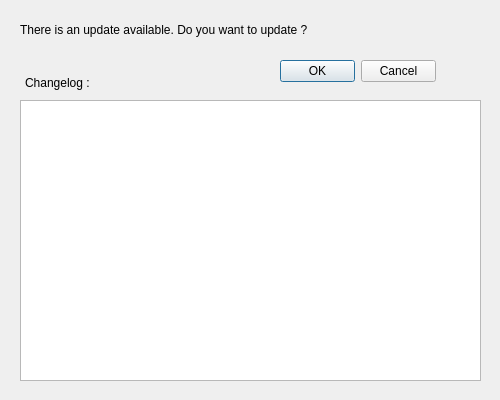
<?xml version="1.0" encoding="UTF-8"?>
<ui version="4.0">
 <class>updatebox</class>
 <widget class="QWidget" name="updatebox">
  <property name="geometry">
   <rect>
    <x>0</x>
    <y>0</y>
    <width>500</width>
    <height>400</height>
   </rect>
  </property>
  <property name="sizePolicy">
   <sizepolicy hsizetype="Fixed" vsizetype="Fixed">
    <horstretch>0</horstretch>
    <verstretch>0</verstretch>
   </sizepolicy>
  </property>
  <property name="windowTitle">
   <string>Form</string>
  </property>
  <widget class="QDialogButtonBox" name="bt_update">
   <property name="geometry">
    <rect>
     <x>280</x>
     <y>60</y>
     <width>156</width>
     <height>23</height>
    </rect>
   </property>
   <property name="standardButtons">
    <set>QDialogButtonBox::Cancel|QDialogButtonBox::Ok</set>
   </property>
  </widget>
  <widget class="QTextEdit" name="consoleOutput">
   <property name="geometry">
    <rect>
     <x>20</x>
     <y>100</y>
     <width>461</width>
     <height>281</height>
    </rect>
   </property>
  </widget>
  <widget class="QLabel" name="lb_changelog">
   <property name="geometry">
    <rect>
     <x>25</x>
     <y>73</y>
     <width>231</width>
     <height>20</height>
    </rect>
   </property>
   <property name="text">
    <string>Changelog :</string>
   </property>
  </widget>
  <widget class="QLabel" name="lb_askupdate">
   <property name="geometry">
    <rect>
     <x>20</x>
     <y>19</y>
     <width>461</width>
     <height>21</height>
    </rect>
   </property>
   <property name="text">
    <string>There is an update available. Do you want to update ?</string>
   </property>
  </widget>
 </widget>
 <resources/>
 <connections/>
</ui>
